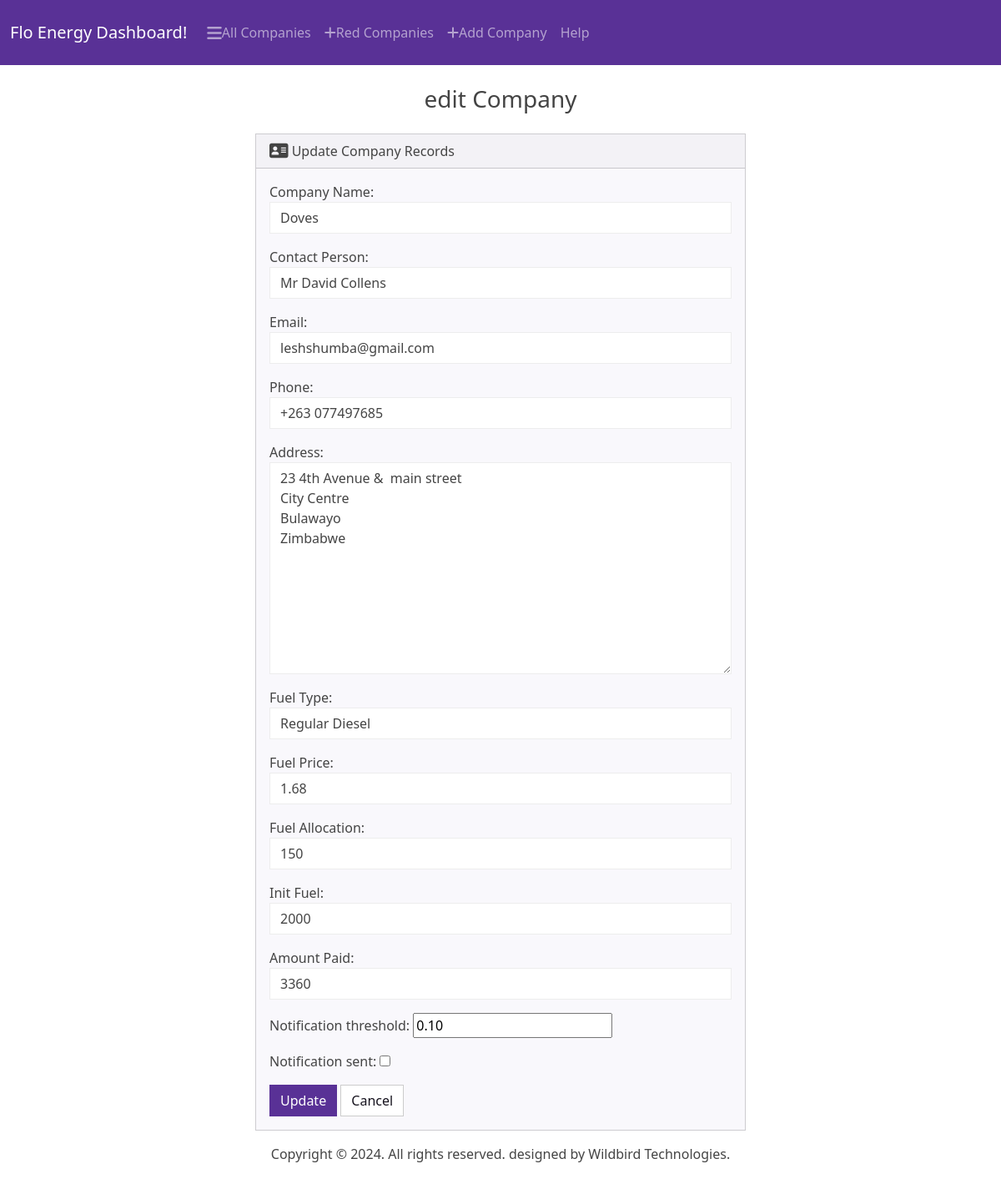
Page /edit/1/ on the committed database.
### flo/models.py (models this page shows)
class Company(models.Model):
    FUEL_TYPE_CHOICES = [
        ('unleaded_petrol', 'Unleaded Petrol'),
        ('blended_petrol', 'Blended Petrol'),
        ('diesel_50', 'Diesel 50'),
        ('regular_diesel', 'Regular Diesel'),
        ]
    company_name = models.CharField(max_length=100)
    contact_person = models.CharField(max_length=100)
    email = models.EmailField(max_length=100)
    phone = models.CharField(max_length=100)
    address = models.TextField()
    fuel_type = models.CharField(max_length=100, choices=FUEL_TYPE_CHOICES)
    fuel_price = models.DecimalField(max_digits=5, decimal_places=2, default=0)
    fuel_allocation = models.DecimalField(max_digits=10, decimal_places=0, default=0)
    init_fuel = models.DecimalField(max_digits=10, decimal_places=0, default=0)
    amount_paid = models.DecimalField(max_digits=10, decimal_places=0, default=0)
    notification_threshold = models.DecimalField(max_digits=10, decimal_places=2, default=0.1)
    notification_sent = models.BooleanField(default=False)

### flo/views.py (the view)
# urls.py: path('edit/<int:id>/', views.edit, name='edit'),
def edit(request, id):
    company = get_object_or_404(Company, id=id)
    if request.method == 'POST':
        form = CompanyForm(request.POST, instance=company)
        if form.is_valid():
            form.save()
            return redirect('index')
    else:
        form = CompanyForm(instance=company)
    return render(request, 'flo/edit.html', {
        'form': form,
        'company': company
    })

### flo/templates/flo/edit.html (shortened to what this page needs)
{% extends 'flo/base.html' %}
{% block body %}
    <h3 class="text-center m-4" >edit Company</h3>
        <div class="row justify-content-center">
            <div class="col-6">
                  <div class="card bg-light mb-3" >
                    <div class="card-header">
                        <i class="fa-solid fa-address-card fa-lg"></i> Update Company Records
                    </div>
                        <div class="card-body">
                            <form action="" method="post">
                                {{ form.as_p }}
                                <button type="submit" class="btn btn-primary" value="Submit" name="Submit">Update</button>
                                <a href="{% url 'index' %}" class="btn btn-secondary">Cancel</a>
                            </form>
                        </div>
                    </div>
                </div>
            </div>
{% endblock %}

### rows in the picture
Company: company_name "Doves", contact_person "Mr David Collens", email "leshshumba@gmail.com", phone "+263 077497685", address "23 4th Avenue & main street City Centre Bulawayo Zimbabwe", fuel_type "Regular Diesel", fuel_price "1.68", fuel_allocation "150", init_fuel "2000", amount_paid "3360", notification_threshold "0.10"
